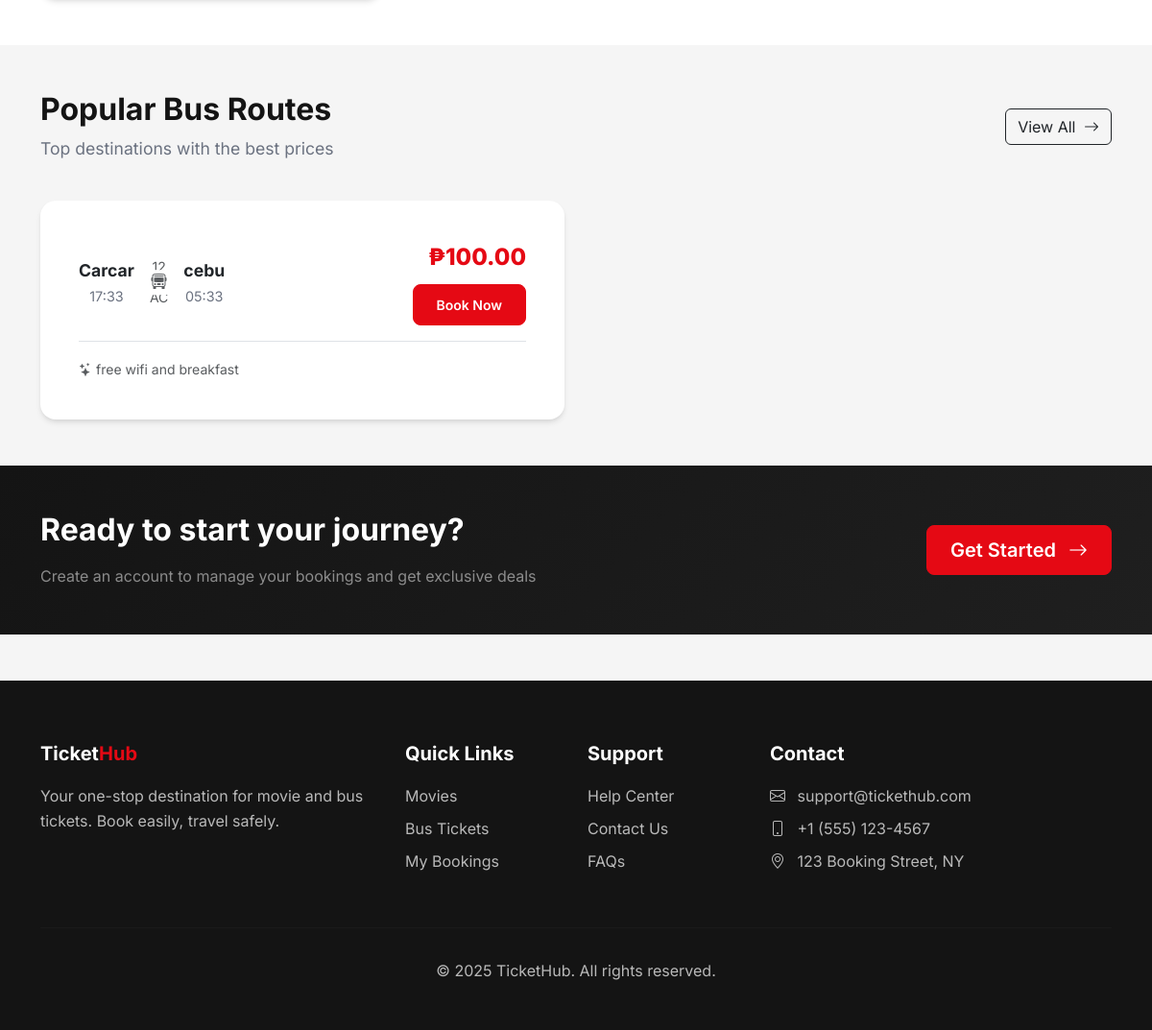
Before: / (lower part) with the older database file.
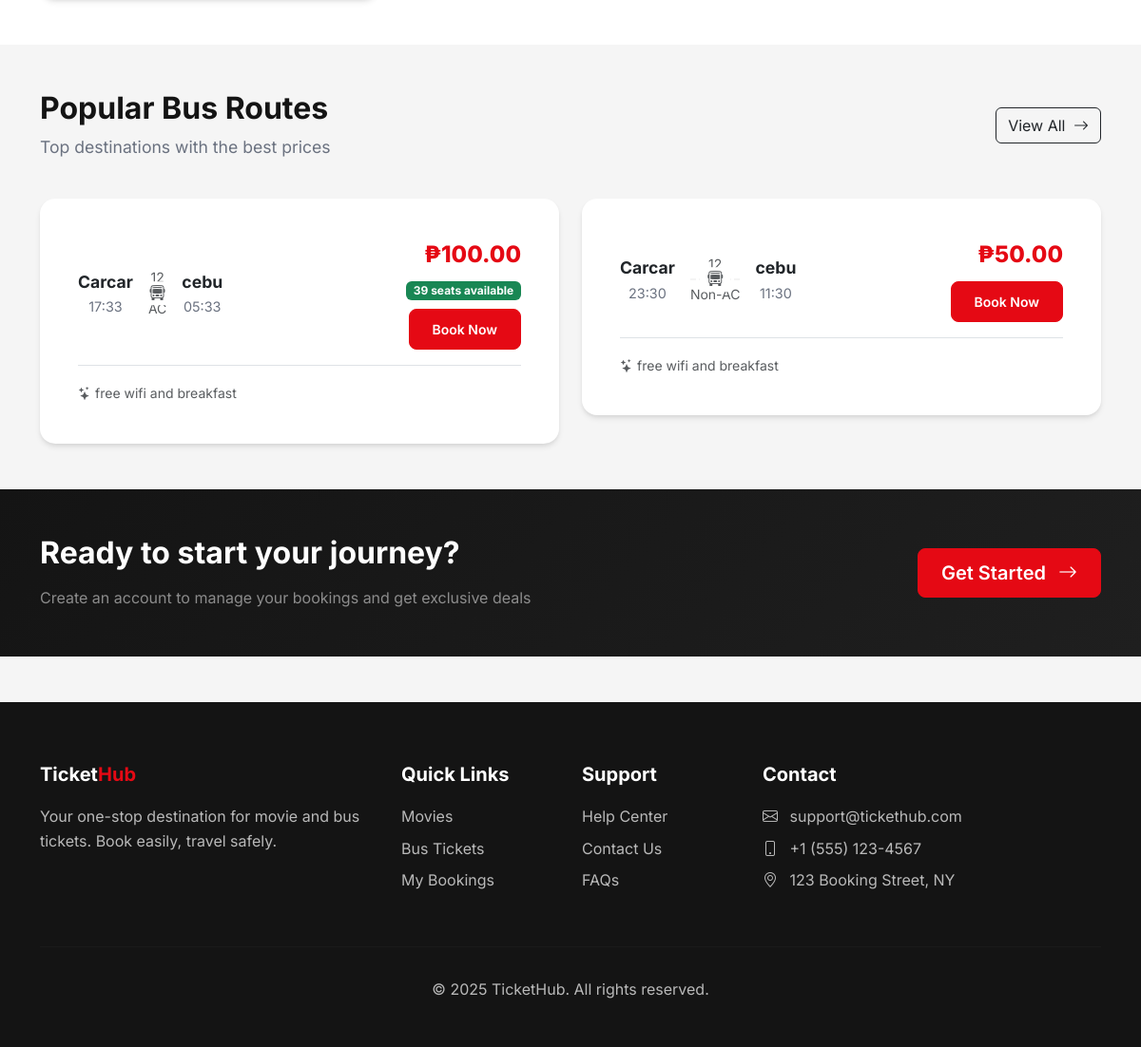
After: the same page with the newer database file.
### flask_app/app.py (models this page shows)
class BusRoute(db.Model):
    id = db.Column(db.Integer, primary_key=True)
    origin = db.Column(db.String(100), nullable=False)
    destination = db.Column(db.String(100), nullable=False)
    bus_operator = db.Column(db.String(100))
    bus_type = db.Column(db.String(50))  # AC, Non-AC, Sleeper, etc.
    departure_time = db.Column(db.Time, nullable=False)
    arrival_time = db.Column(db.Time, nullable=False)
    duration = db.Column(db.String(50))
    price = db.Column(db.Float, nullable=False)
    total_seats = db.Column(db.Integer, default=40)
    amenities = db.Column(db.String(255))  # WiFi, Charging, etc.
    is_active = db.Column(db.Boolean, default=True)
    schedules = db.relationship('BusSchedule', backref='route', lazy=True)

### flask_app/app.py (the view, shortened to what this page needs)
@app.route('/')
def index():
    movies = Movie.query.filter_by(is_active=True).order_by(Movie.release_date.desc()).limit(6).all()
    routes = BusRoute.query.filter_by(is_active=True).limit(6).all()
    from datetime import date
    availability_map = {}
    for m in movies:
        try:
            next_show = Showtime.query.filter(
                Showtime.movie_id == m.id,
                Showtime.show_date >= datetime.now().date()
            ).order_by(Showtime.show_date, Showtime.show_time).first()
            if not next_show:
                continue
        except Exception as e:
            print(f"[Index] Error computing availability for movie {m.id}: {e}")
    route_availability = {}
    for r in routes:
        try:
            sched = BusSchedule.query.filter(
                BusSchedule.route_id == r.id,
                BusSchedule.travel_date >= datetime.now().date()
            ).order_by(BusSchedule.travel_date).first()
            if not sched:
                continue
            total = int(r.total_seats or sched.available_seats or 0)
            reserved = 0
            statuses = ['pending', 'paid', 'completed']
            bks = BusBooking.query.filter(BusBooking.schedule_id == sched.id, BusBooking.payment_status.in_(statuses)).all()
            for b in bks:
                if b.seat_numbers:
                    reserved += len([s for s in b.seat_numbers.split(',') if s.strip()])
                else:
                    reserved += int(b.num_tickets or 0)
            available = max(0, total - reserved)
            route_availability[r.id] = {
                'schedule_id': sched.id,
                'travel_date': sched.travel_date.isoformat(),
                'total_seats': total,
                'reserved': reserved,
                'available': available
            }
        except Exception as e:
            print(f"[Index] Error computing availability for route {r.id}: {e}")
    return render_template('index.html', movies=movies, routes=routes, availability_map=availability_map, route_availability=route_availability)

### flask_app/templates/index.html (shortened to what the changed rows need)
{% extends 'base.html' %}
{% block content %}
<section class="py-5">
    <div class="container">
        <div class="section-header d-flex justify-content-between align-items-center">
            <div>
                <h2>Popular Bus Routes</h2>
            </div>
        </div>
        <div class="row g-4">
            {% if routes %}
                {% for route in routes %}
                <div class="col-lg-6">
                    <div class="card bus-card">
                        <div class="card-body">
                            <div class="d-flex justify-content-between align-items-center">
                                <div class="route-info flex-grow-1">
                                    <div class="d-flex align-items-center gap-3">
                                        <div class="text-center">
                                            <div class="city">{{ route.origin }}</div>
                                            <div class="time">{{ route.departure_time.strftime('%H:%M') }}</div>
                                        </div>
                                        <div class="flex-grow-1 text-center">
                                            <div class="text-muted small mb-1">{{ route.duration or '---' }}</div>
                                            <div class="position-relative">
                                                <i class="bi bi-bus-front position-absolute top-50 start-50 translate-middle bg-white px-2 text-muted"></i>
                                            </div>
                                            <div class="text-muted small mt-1">{{ route.bus_type or 'Standard' }}</div>
                                        </div>
                                        <div class="text-center">
                                            <div class="city">{{ route.destination }}</div>
                                            <div class="time">{{ route.arrival_time.strftime('%H:%M') }}</div>
                                        </div>
                                    </div>
                                </div>
                                <div class="ms-4 text-end">
                                    <div class="price">₱{{ "%.2f"|format(route.price) }}</div>
                                    {% set ra = route_availability.get(route.id) if route_availability else None %}
                                    {% if ra %}
                                        {% if ra.available > 0 %}
                                            <div class="mt-1">
                                                <span class="badge bg-success">{{ ra.available }} seats available</span>
                                            </div>
                                            <a href="{{ url_for('book_bus', route_id=route.id, date=ra.travel_date) }}" class="btn btn-primary btn-sm mt-2">Book Now</a>
                                        {% else %}
                                            <div class="mt-1">
                                                <span class="badge bg-danger">Sold Out</span>
                                            </div>
                                            <a class="btn btn-secondary btn-sm mt-2 disabled" tabindex="-1" aria-disabled="true">Sold Out</a>
                                        {% endif %}
                                    {% else %}
                                        <a href="{{ url_for('book_bus', route_id=route.id) }}" class="btn btn-primary btn-sm mt-2">Book Now</a>
                                    {% endif %}
                                </div>
                            </div>
                            {% if route.amenities %}
                            <div class="mt-3 pt-3 border-top">
                                <small class="text-muted">
                                    <i class="bi bi-stars me-1"></i>{{ route.amenities }}
                                </small>
                            </div>
                            {% endif %}
                        </div>
                    </div>
                </div>
                {% endfor %}
            {% endif %}
        </div>
    </div>
</section>
<section class="py-5" style="background: linear-gradient(135deg, var(--dark) 0%, var(--dark-lighter) 100%);">
    <div class="container">
        <div class="row align-items-center">
            <div class="col-lg-8">
                <h2 class="text-white fw-bold mb-3">Ready to start your journey?</h2>
            </div>
        </div>
    </div>
</section>
{% endblock %}

Changed rows visible on the page:
shown differently, row unchanged: BusRoute "AC": available (not shown) → "39"
added BusRoute: origin "Carcar", departure_time "23:30", duration "12", bus_type "Non-AC", destination "cebu", arrival_time "11:30", price "50.00", amenities "free wifi and breakfast"
